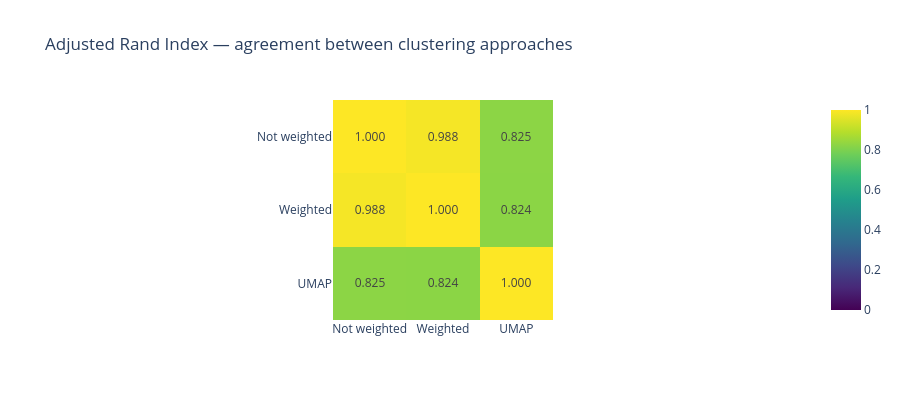

The cell this chart's notebook holds for it:
### Code cell
# Adjusted Rand Index matrix
#
# ARI measures agreement between two clusterings regardless of the space
# they were computed in. Range: [-1, 1]. Expected value under random
# assignment is 0. Interpretation guide:
#
#   >= 0.85  near-perfect agreement
#   0.60-0.85  strong agreement
#   0.40-0.60  partial agreement
#   0.00-0.40  weak agreement
#   < 0.00   worse than random

pairs     = list(label_sets.items())
n         = len(pairs)
ari_matrix = np.zeros((n, n))

for i, (_, li) in enumerate(pairs):
    for j, (_, lj) in enumerate(pairs):
        ari_matrix[i, j] = adjusted_rand_score(li, lj)

names  = [p[0] for p in pairs]
ari_df = pd.DataFrame(ari_matrix, index=names, columns=names).round(4)

print("\n── Adjusted Rand Index matrix ──")
display(ari_df)

for i in range(n):
    for j in range(i + 1, n):
        ari_val = ari_matrix[i, j]
        if ari_val >= 0.85:
            interp = "near-perfect agreement"
        elif ari_val >= 0.60:
            interp = "strong agreement"
        elif ari_val >= 0.40:
            interp = "partial agreement"
        elif ari_val >= 0.00:
            interp = "weak agreement"
        else:
            interp = "worse than random — investigate"
        logger.info("ARI %s vs %s: %.4f → %s",
                    names[i], names[j], ari_val, interp)
        print(f"  {names[i]:15s} vs {names[j]:15s}: ARI={ari_val:.4f}  ({interp})")

fig_ari = px.imshow(
    ari_df,
    color_continuous_scale="Viridis",
    zmin=0, zmax=1,
    text_auto=".3f",
    title="Adjusted Rand Index — agreement between clustering approaches",
)
fig_ari.update_layout(height=400)
fig_ari.show()

### Figure 1 — Plotly figure (JSON) as saved in the notebook; plotly's stock layout.template omitted (floating-point values rounded to 4 significant figures)
{"data": [{"coloraxis": "coloraxis", "hovertemplate": "x: %{x}<br>y: %{y}<br>color: %{z}<extra></extra>", "name": "0", "texttemplate": "%{z:.3f}", "type": "heatmap", "x": ["Not weighted", "Weighted", "UMAP"], "xaxis": "x", "y": ["Not weighted", "Weighted", "UMAP"], "yaxis": "y", "z": [[1.0, 0.9876, 0.8247], [0.9876, 1.0, 0.8239], [0.8247, 0.8239, 1.0]]}], "layout": {"coloraxis": {"cmax": 1, "cmin": 0, "colorscale": [[0, "#440154"], [0.1111, "#482878"], [0.2222, "#3e4989"], [0.3333, "#31688e"], [0.4444, "#26828e"], [0.5556, "#1f9e89"], [0.6667, "#35b779"], [0.7778, "#6ece58"], [0.8889, "#b5de2b"], [1, "#fde725"]]}, "height": 400, "title": {"text": "Adjusted Rand Index — agreement between clustering approaches"}, "xaxis": {"anchor": "y", "constrain": "domain", "domain": [0, 1], "scaleanchor": "y"}, "yaxis": {"anchor": "x", "autorange": "reversed", "constrain": "domain", "domain": [0, 1]}}}
